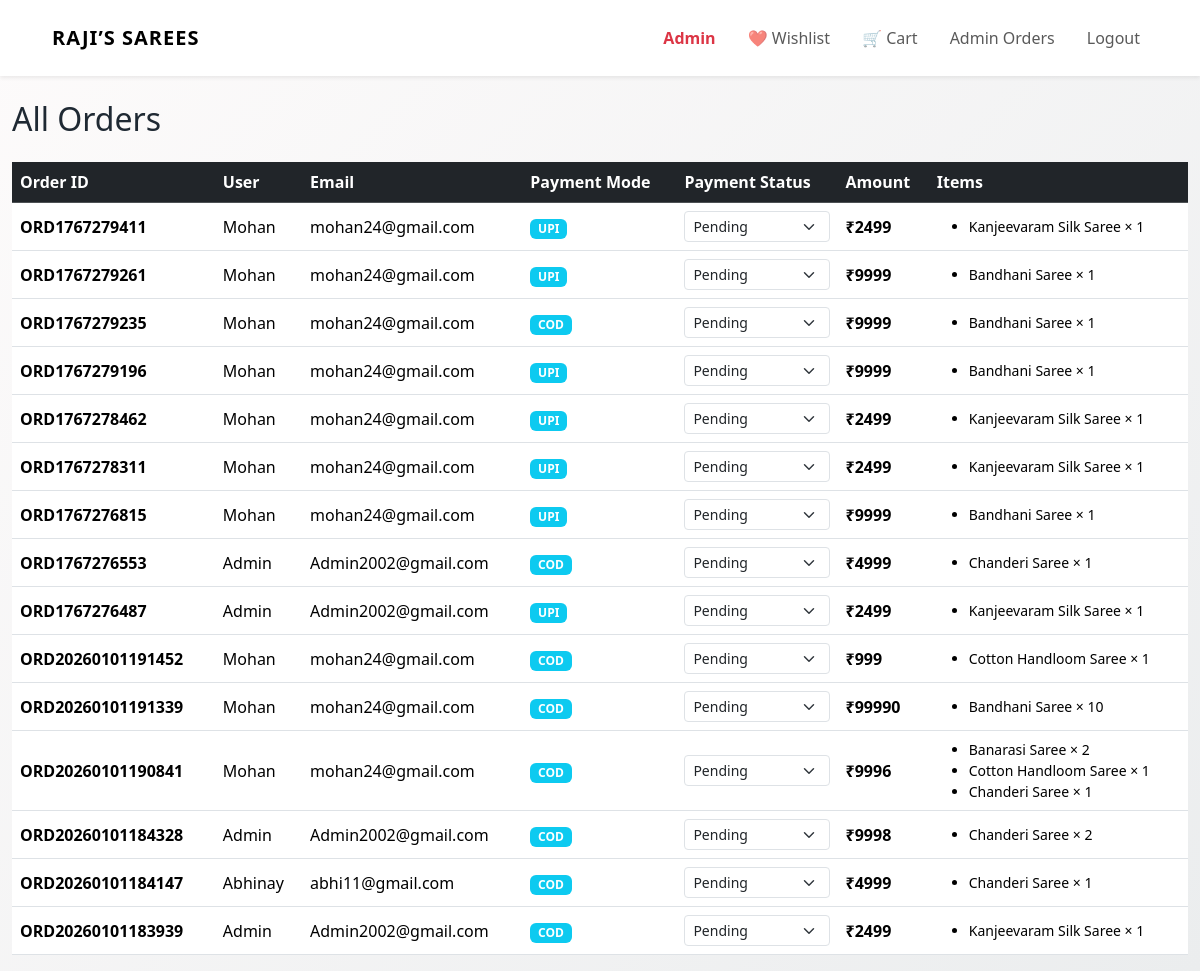
Page /admin/orders (signed in) on the earlier database version.
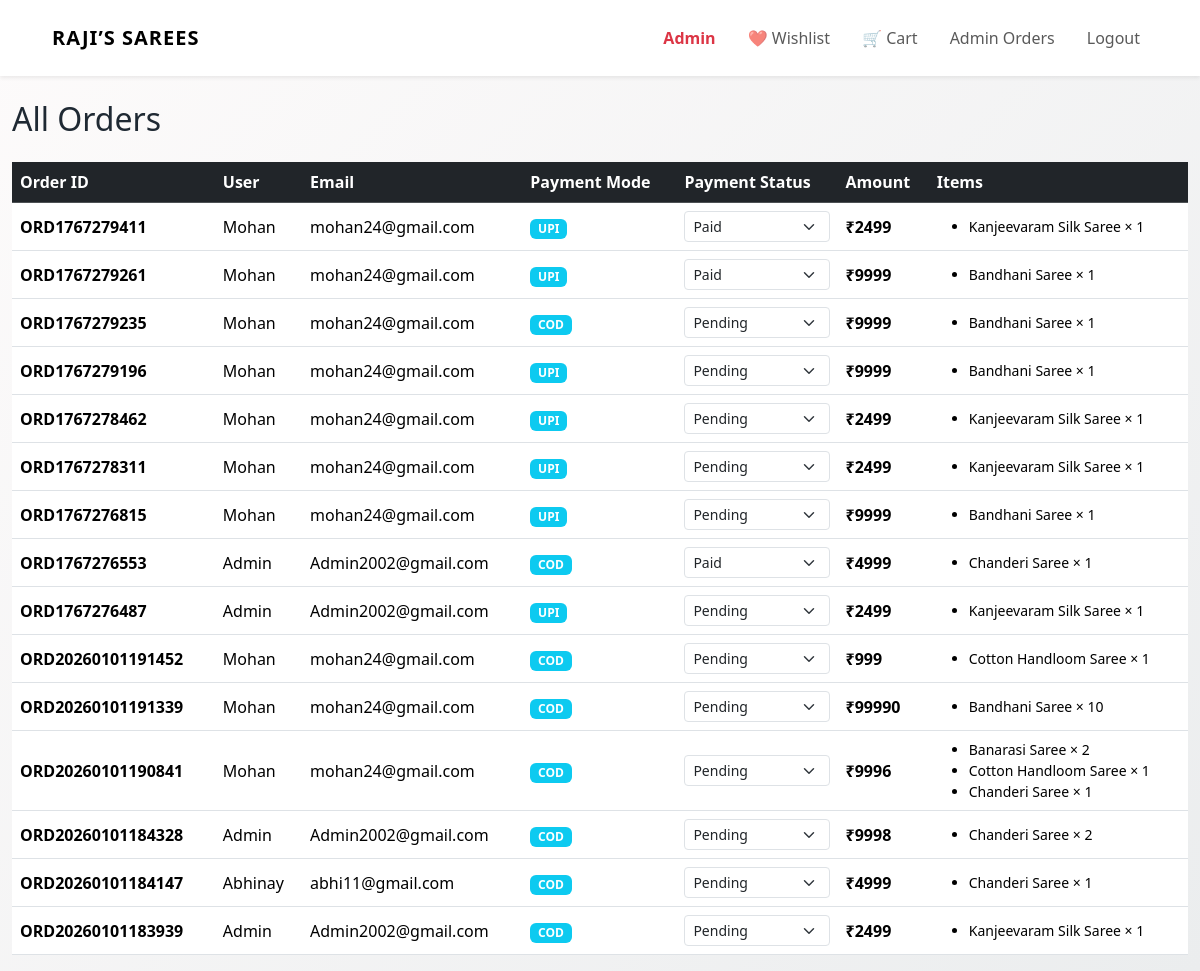
Same page on the later database version.
### app.py (models this page shows)
class Order(db.Model):
    id = db.Column(db.Integer, primary_key=True)
    order_code = db.Column(db.String(20), unique=True, nullable=False)
    user_id = db.Column(db.Integer, db.ForeignKey("user.id"), nullable=False)
    payment_mode = db.Column(db.String(20))
    payment_status = db.Column(db.String(20))
    total_amount = db.Column(db.Integer)
    created_at = db.Column(db.DateTime, default=datetime.utcnow)
    user = db.relationship("User", back_populates="orders")
    items = db.relationship("OrderItem", backref="order", lazy=True)

class User(UserMixin, db.Model):
    id = db.Column(db.Integer, primary_key=True)
    name = db.Column(db.String(100), nullable=False)
    email = db.Column(db.String(120), unique=True, nullable=False)
    password = db.Column(db.String(200), nullable=False)
    is_admin = db.Column(db.Boolean, default=False)
    orders = db.relationship("Order", back_populates="user")

### app.py (the view)
@app.route("/admin/orders")
@login_required
def admin_orders():
    if not current_user.is_admin:
        abort(403)
    orders = Order.query.order_by(Order.created_at.desc()).all()
    return render_template("orders_admin.html", orders=orders)

### app.py (called while the page is built)
@login_manager.user_loader
def load_user(user_id):
    return User.query.get(int(user_id))

@app.context_processor
def inject_cart_count():
    if current_user.is_authenticated:
        count = db.session.query(
            func.sum(CartItem.quantity)
        ).filter_by(user_id=current_user.id).scalar()
        return {"cart_count": count or 0}
    return {"cart_count": 0}

### templates/orders_admin.html
{% extends "base.html" %}
{% block content %}
<h2 class="mb-4">All Orders</h2>
<div class="table-responsive">
<table class="table table-hover align-middle">
<thead class="table-dark">
<tr>
  <th>Order ID</th>
  <th>User</th>
  <th>Email</th>
  <th>Payment Mode</th>
  <th>Payment Status</th>
  <th>Amount</th>
  <th>Items</th>
</tr>
</thead>
<tbody>
{% for order in orders %}
<tr>
  <td><strong>{{ order.order_code }}</strong></td>
  <td>{{ order.user.name }}</td>
  <td>{{ order.user.email }}</td>
  <td>
    <span class="badge bg-info">
      {{ order.payment_mode }}
    </span>
  </td>
  <td>
    <form method="POST"
          action="/admin/order/update-status/{{ order.id }}">
      <select name="payment_status"
              class="form-select form-select-sm"
              onchange="this.form.submit()">
        <option value="Pending"
          {% if order.payment_status == "Pending" %}selected{% endif %}>
          Pending
        </option>
        <option value="Paid"
          {% if order.payment_status == "Paid" %}selected{% endif %}>
          Paid
        </option>
      </select>
    </form>
  </td>
  <td><strong>₹{{ order.total_amount }}</strong></td>
  <td>
    <ul class="small mb-0">
      {% for item in order.items %}
        <li>{{ item.product_name }} × {{ item.quantity }}</li>
      {% endfor %}
    </ul>
  </td>
</tr>
{% endfor %}
</tbody>
</table>
</div>
{% endblock %}

Differences in the rows shown:
changed Order "ORD1767279411": payment_status "Pending" → "Paid"
changed Order "ORD1767279261": payment_status "Pending" → "Paid"
changed Order "ORD1767276553": payment_status "Pending" → "Paid"
